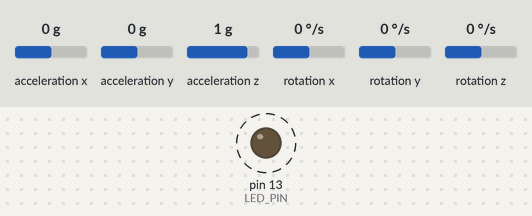
The sketch below on a simulated Arduino Uno, built with avr-gcc and run on an emulated ATmega328P. On the bench: output pins drawn as LEDs (lit = HIGH). Dashed ring = blinking. The test bench sets the inputs (shaded band); at power-on: acceleration x 0 g, acceleration y 0 g, acceleration z 1 g, rotation x 0 °/s, rotation y 0 °/s, rotation z 0 °/s. No radio packets arrive unless stated; what the sketch prints to the serial monitor is not drawn.

Above: at 1.2 s.
1.3 s: acceleration x set to 0.8 g
At 2.5 s:
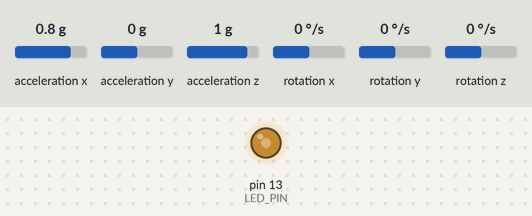
2.8 s: acceleration y set to -0.6 g
4.3 s: acceleration y set to -0.9 g
At 4.43 s:
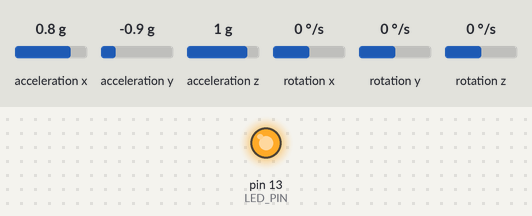
7.3 s: acceleration y set to 0 g
8.8 s: acceleration x set to -1.4 g
At 9.06 s:
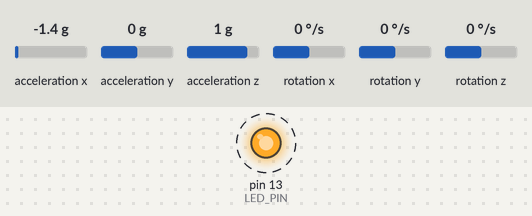
Timing chart, 0 to 12.8 s (numbered marks = the images above; inputs shaded):
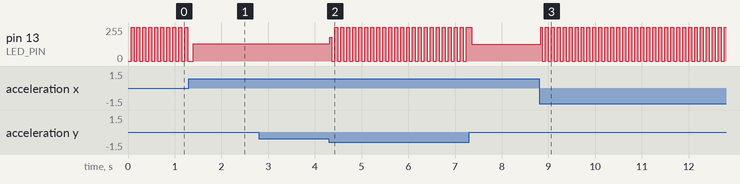

The sketch:

Transmiter.ino
```cpp
#include <VirtualWire.h> // khai báo thư viện VirtualWire
#include "I2Cdev.h"
#include "MPU6050.h"

#if I2CDEV_IMPLEMENTATION == I2CDEV_ARDUINO_WIRE
#include "Wire.h"
#endif
MPU6050 accelgyro;
int16_t ax, ay, az;
int16_t gx, gy, gz;
//#define OUTPUT_READABLE_ACCELGYRO
#define OUTPUT_BINARY_ACCELGYRO
#define LED_PIN 13
bool blinkState = false;
char text[5] = "";// khai báo string dạng array
byte i = 0;

void setup()
{
#if I2CDEV_IMPLEMENTATION == I2CDEV_ARDUINO_WIRE
  Wire.begin();
#elif I2CDEV_IMPLEMENTATION == I2CDEV_BUILTIN_FASTWIRE
  Fastwire::setup(400, true);
#endif
  Serial.begin(9600);// giao tiếp Serial với baudrate 9600
  accelgyro.initialize();
  Serial.println(accelgyro.testConnection() ? "MPU6050 connection successful" : "MPU6050 connection failed");
  Serial.println("Ready.........");
  vw_set_ptt_inverted(true);// yêu cầu cho RF link modules
  vw_setup(2048);// cài đặt tốc độ truyền tín hiệu
  vw_set_tx_pin(8);// cài đặt chân digital để phát tín hiệu
  pinMode(LED_PIN, OUTPUT);

}

void loop()
{
  accelgyro.getMotion6(&ax, &ay, &az, &gx, &gy, &gz);
#ifdef OUTPUT_READABLE_ACCELGYRO
  // display tab-separated accel/gyro x/y/z values
  Serial.print("a/g:\t");
  Serial.print(ax); Serial.print("\t");
  Serial.print(ay); Serial.print("\t");
  Serial.print(az); Serial.print("\t");
  Serial.print(gx); Serial.print("\t");
  Serial.print(gy); Serial.print("\t");   //-32000
  Serial.println(gz);
  //delay(250);
#endif

#ifdef OUTPUT_BINARY_ACCELGYRO
  /*  Serial.write((uint8_t)(ax >> 8)); Serial.write((uint8_t)(ax & 0xFF));
    Serial.write((uint8_t)(ay >> 8)); Serial.write((uint8_t)(ay & 0xFF));
    Serial.write((uint8_t)(az >> 8)); Serial.write((uint8_t)(az & 0xFF));
    Serial.write((uint8_t)(gx >> 8)); Serial.write((uint8_t)(gx & 0xFF));
    Serial.write((uint8_t)(gy >> 8)); Serial.write((uint8_t)(gy & 0xFF));
    Serial.write((uint8_t)(gz >> 8)); Serial.write((uint8_t)(gz & 0xFF)); */
#endif


  if ((ay < 9000) and (ay > -9000) and (ax < 12000) and (ax > -3000))
  {
    text[i] = '0';
    vw_send((byte *)text, sizeof(text));// gửi tín hiệu đi
    vw_wait_tx();

  }

  if (ax < -3800)
  {
    if (ay < -13000)
    {
      text[i] = '5'; // tới phải
      vw_send((byte *)text, sizeof(text));// gửi tín hiệu đi
      vw_wait_tx();
    }
    else if (ay > 8000)
    {
      text[i] = '6'; // tới trái
      vw_send((byte *)text, sizeof(text));// gửi tín hiệu đi
      vw_wait_tx();
    }
    else
    {
      text[i] = '1'; //tới
      vw_send((byte *)text, sizeof(text));// gửi tín hiệu đi
      vw_wait_tx();
    }
  }

  if (ay < -13000)
  {
    if (ax < -3800)
    {
      text[i] = '5'; // tới phải
      vw_send((byte *)text, sizeof(text));// gửi tín hiệu đi
      vw_wait_tx();
    }
    else
    {
      text[i] = '2'; // phải
      vw_send((byte *)text, sizeof(text));// gửi tín hiệu đi
      vw_wait_tx();
    }
  }

  if (ay > 7000)
  {
    if (ax < -3800)
    {
      text[i] = '6'; // tới trái
      vw_send((byte *)text, sizeof(text));// gửi tín hiệu đi
      vw_wait_tx();
    }
    else
    {
      text[i] = '3'; //  trái
      vw_send((byte *)text, sizeof(text));// gửi tín hiệu đi
      vw_wait_tx();
    }
  }

  if (ax > 14000)
  {
    text[i] = '4'; //lùi
    vw_send((byte *)text, sizeof(text));// gửi tín hiệu đi
    vw_wait_tx();
  }


  blinkState = !blinkState;
  digitalWrite(LED_PIN, blinkState);

}
```

Measured:
- the behaviour switches between -0.7 and -0.8 g on acceleration y (found by bisection; images 1 and 2)
- after the input at 2.8 s, every drawn part: stays the same
- after the input at 4.3 s, pin 13 (LED_PIN): 130/255 → 180/255 at once, then repeats every 0.13 s: 0/255 0.06 s, 255/255 0.06 s
- after the input at 8.8 s, pin 13 (LED_PIN): alternates 255/255 for 0.06 s and 0/255 for 0.06 s, starting at once
